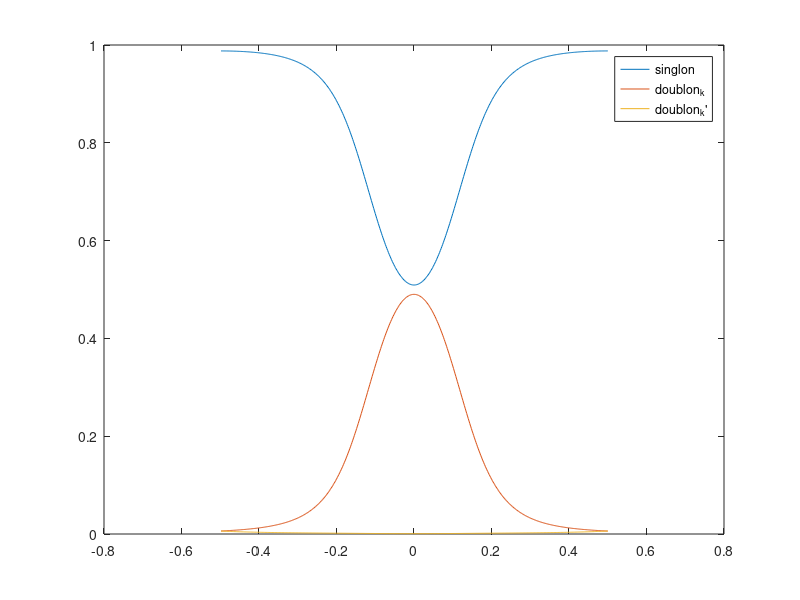

Source code (MATLAB):
 clear;
clc;
format long
tic;

L = 1000;
% k = -pi/2 + 2*pi/L:2*pi/L:pi/2;
k = -1/2 + 2/L:2/L:1/2; % *pi
% k = 2/L:2/L:1;
U = 4;
VV = 0.5;
E_k = -2*cospi(k');
nk = length(E_k);
step = 1000;
tol = 1e-5;

phi0_2 = zeros(3,nk);
phi0_2_4 = zeros(1,nk);
phi0_2(1,:) = 1/sqrt(2);
phi0_2(2,:) = 1/sqrt(2);
e2_4 = -U/2;

m0 = zeros(step,1);
m0(1) = sqrt(2)*((phi0_2(2,:)+phi0_2(3,:))*phi0_2(1,:)')/L;

for i = 2:step
    b = -2*sqrt(2)*m0(i-1)*VV;
    for j = 1:nk
        a = 2*E_k(j);
        % spin number = 2
        H2 = [-U/2 b b;
            b a+U/2 0;
            b 0 -a+U/2];
        [V2,D2] = eig(H2);
        e2 = diag(D2);
        if e2(1) <= e2_4
            phi0_2(:,j) = V2(:,1);
            phi0_2_4(j) = 0;
        else
            phi0_2(:,j) = zeros(3,1);
            phi0_2_4(j) = 1;
        end
    end
    m0(i) = sqrt(2)*((phi0_2(2,:)+phi0_2(3,:))*(phi0_2(1,:)+phi0_2_4)')/L;
    if abs(m0(i) - m0(i-1)) < tol
        break;
    end
end
m_final = m0(end);

phi_21 = phi0_2(1,:)';
phi_22 = phi0_2(2,:)';
phi_23 = phi0_2(3,:)';

k_space_singlon = abs(phi_21.^2);
k_space_doublonk = abs(phi_22.^2);
k_space_doublonkp = abs(phi_23.^2);

k_space0(1,:) = k_space_singlon;
k_space0(2,:) = k_space_doublonk;
k_space0(3,:) = k_space_doublonkp;

filename = strcat('L = ',num2str(L), ', U = ', num2str(U), ', V = ', num2str(VV));
figure('Name',filename);
plot(k,k_space0)
legend('singlon','doublon_k','doublon_k''')

toc;